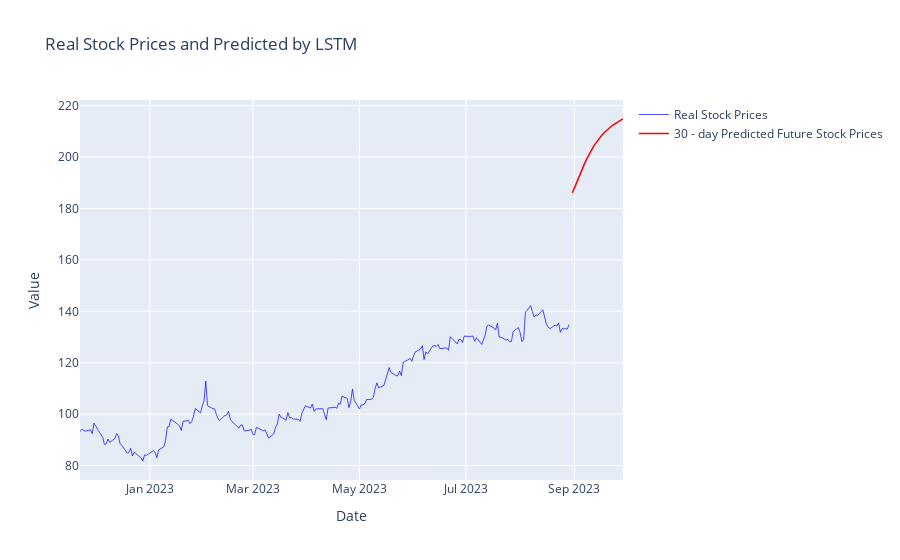

This figure's notebook cell:
### Markdown cell above
Predict prices for next 30 days<br>
For that we need to use the last predicted values of the model as inputs

### Code cell
#how many days we wanto to predict into the future
num_prediction_days = 30
#create a list to store predicted prices
predicted_prices=[]

#today's date
today = datetime.datetime.today()
#date in 30 days
day_30 = (datetime.datetime.today() + datetime.timedelta(days=30)).strftime("%Y-%m-%d")

for i in tickers:
    input_predict_data = pd.DataFrame(scaled_df_test[i])
    current_sequence = input_predict_data[-60:]

    for _ in range(num_prediction_days):
        # Predict the next day's price
        predicted_price = models['lstm_model_'+i].predict(np.array([current_sequence]))

        # Store the predicted price
        predicted_prices.append(predicted_price[0, 0])  # Assuming a single-output model

        # Update the current sequence with the predicted price
        current_sequence = np.roll(current_sequence, -1, axis=0)
        current_sequence[-1] = predicted_price
    
    y_hat_future = test_scaler[i].inverse_transform(np.array(predicted_prices).reshape(-1, 1));

    #visualization
    df_y_hat_future = pd.DataFrame(y_hat_future)
    df_y_hat_future.columns = [i]
    df_y_hat_future['date'] = pd.date_range(start=today, end = day_30, freq ='D')
    
    
    df_y = pd.DataFrame(y)
    df_y.columns = [i]
    df_y['date'] = stock_data_close[-df_y.shape[0]:].index
    
    
    fig = go.Figure()

    fig.add_trace(
        go.Scatter(
            x= df_y['date'],
            y = df_y[i],
            name= 'Real Stock Prices',
            line=dict(color='blue', width=0.7)))

    # add predicted stock prices
    fig.add_trace(
        go.Scatter(
        x = df_y_hat_future['date'],
        y = df_y_hat_future[i],
        name = '{} - day Predicted Future Stock Prices'.format(str(num_prediction_days)),
        mode ='lines',
        line = dict(color='red', width=1.5)))


    fig.update_layout(
            title= 'Real Stock Prices and Predicted by LSTM',
            xaxis_title = "Date", 
            yaxis_title = 'Value')
    
    fig.show()

### Figure 1 — Plotly figure (JSON) as saved in the notebook; plotly's stock layout.template omitted (floating-point values rounded to 4 significant figures; data arrays with more than 128 entries replaced by an {"elided": "..."} marker saying what was removed)
{"data": [{"line": {"color": "blue", "width": 0.7}, "name": "Real Stock Prices", "type": "scatter", "x": {"elided": "192 str values"}, "y": {"elided": "192 float values"}}, {"line": {"color": "red", "width": 1.5}, "mode": "lines", "name": "30 - day Predicted Future Stock Prices", "type": "scatter", "x": ["2023-08-30T21:19:59.737952", "2023-08-31T21:19:59.737952", "2023-09-01T21:19:59.737952", "2023-09-02T21:19:59.737952", "2023-09-03T21:19:59.737952", "2023-09-04T21:19:59.737952", "2023-09-05T21:19:59.737952", "2023-09-06T21:19:59.737952", "2023-09-07T21:19:59.737952", "2023-09-08T21:19:59.737952", "2023-09-09T21:19:59.737952", "2023-09-10T21:19:59.737952", "2023-09-11T21:19:59.737952", "2023-09-12T21:19:59.737952", "2023-09-13T21:19:59.737952", "2023-09-14T21:19:59.737952", "2023-09-15T21:19:59.737952", "2023-09-16T21:19:59.737952", "2023-09-17T21:19:59.737952", "2023-09-18T21:19:59.737952", "2023-09-19T21:19:59.737952", "2023-09-20T21:19:59.737952", "2023-09-21T21:19:59.737952", "2023-09-22T21:19:59.737952", "2023-09-23T21:19:59.737952", "2023-09-24T21:19:59.737952", "2023-09-25T21:19:59.737952", "2023-09-26T21:19:59.737952", "2023-09-27T21:19:59.737952", "2023-09-28T21:19:59.737952"], "y": [186.0, 187.8, 189.3, 191.0, 192.6, 194.2, 195.8, 197.4, 198.9, 200.3, 201.6, 202.8, 203.9, 205.0, 206.0, 206.9, 207.8, 208.6, 209.3, 210.0, 210.6, 211.2, 211.7, 212.3, 212.7, 213.2, 213.6, 214.0, 214.4, 214.8]}], "layout": {"title": {"text": "Real Stock Prices and Predicted by LSTM"}, "xaxis": {"title": {"text": "Date"}}, "yaxis": {"title": {"text": "Value"}}}}
